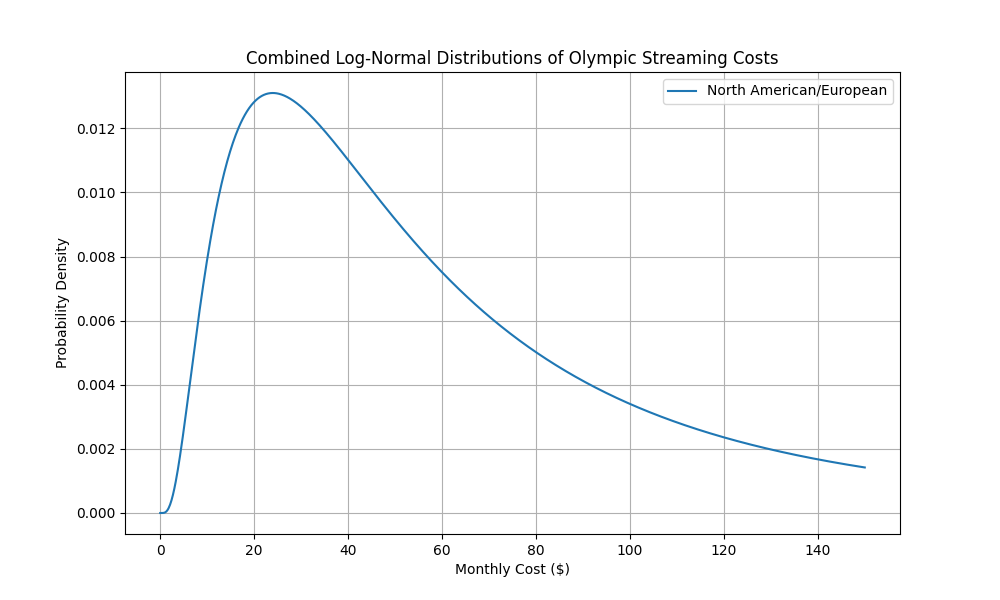

Reproduce this figure in Python.
import numpy as np
from scipy.stats import lognorm
import matplotlib.pyplot as plt


def create_distribution(prices, region_name):
    mu = np.mean(np.log(prices))
    sigma = np.std(np.log(prices))
    dist = lognorm(s=sigma, scale=np.exp(mu))

    x = np.linspace(0, max(prices) * 1.2, 1000)
    plt.figure(figsize=(10, 6))
    plt.plot(x, dist.pdf(x))
    plt.title(f'Log-Normal Distribution of Olympic Streaming Costs - {region_name}')
    plt.xlabel('Monthly Cost ($)')
    plt.ylabel('Probability Density')
    plt.grid(True)
    plt.show()

    print(f"{region_name} Statistics:")
    print(f"Mean cost: ${dist.mean():.2f}")
    print(f"Median cost: ${dist.median():.2f}")
    # print(f"Mode cost: ${dist.mode():.2f}\n")

    return dist


# North American/European prices
na_eu_prices = np.array([7.99, 76.99, 72.99, 79.99, 45, 109.99])
na_eu_dist = create_distribution(na_eu_prices, "North American/European")

# Asian/East Asian prices
asian_prices = np.array([5.99, 39.99, 29.99, 49.99, 19.99])
asian_dist = create_distribution(asian_prices, "Asian/East Asian")

# Combined distribution
plt.figure(figsize=(10, 6))
x = np.linspace(0, 150, 1000)
plt.plot(x, na_eu_dist.pdf(x), label='North American/European')
# plt.plot(x, asian_dist.pdf(x), label='Asian/East Asian')
plt.title('Combined Log-Normal Distributions of Olympic Streaming Costs')
plt.xlabel('Monthly Cost ($)')
plt.ylabel('Probability Density')
plt.legend()
plt.grid(True)
plt.show()

# Percentage already subscribed
already_subscribed = 0.71
print(f"Estimated percentage already subscribed: {already_subscribed:.2%}")
